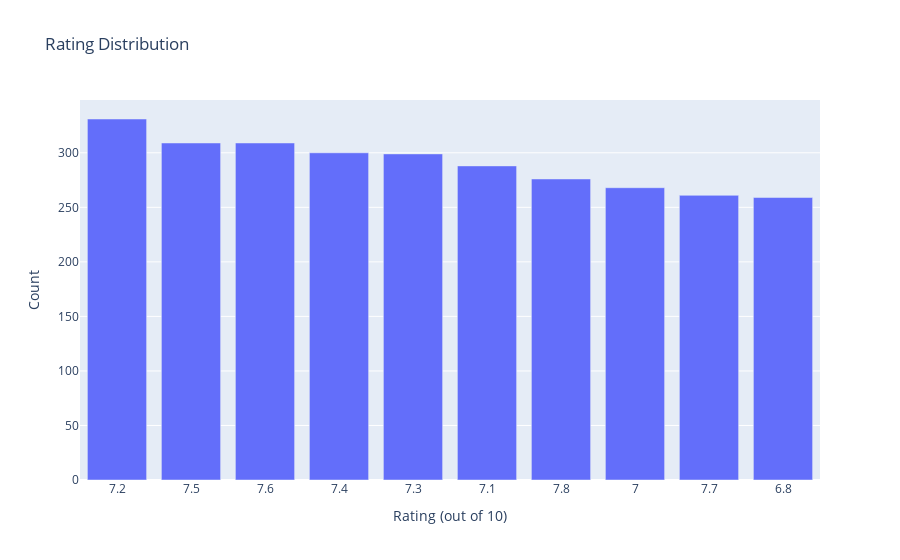

Notebook code cell kept with this figure:
### Code cell
fig = px.bar(data_frame = df['RATING'].value_counts().reset_index().head(10),
             x = 'index', y = 'RATING',
             title = 'Rating Distribution')

fig.update_yaxes(title = 'Count')

fig.update_xaxes(type ='category',
                 title = 'Rating (out of 10)')

fig.show()

### Figure 1 — Plotly figure (JSON) as saved in the notebook; plotly's stock layout.template omitted (floating-point values rounded to 4 significant figures)
{"data": [{"alignmentgroup": "True", "hovertemplate": "index=%{x}<br>RATING=%{y}<extra></extra>", "legendgroup": "", "marker": {"color": "#636efa", "pattern": {"shape": ""}}, "name": "", "offsetgroup": "", "orientation": "v", "showlegend": false, "textposition": "auto", "type": "bar", "x": [7.2, 7.5, 7.6, 7.4, 7.3, 7.1, 7.8, 7, 7.7, 6.8], "xaxis": "x", "y": [331, 309, 309, 300, 299, 288, 276, 268, 261, 259], "yaxis": "y"}], "layout": {"barmode": "relative", "legend": {"tracegroupgap": 0}, "title": {"text": "Rating Distribution"}, "xaxis": {"anchor": "y", "domain": [0, 1], "title": {"text": "Rating (out of 10)"}, "type": "category"}, "yaxis": {"anchor": "x", "domain": [0, 1], "title": {"text": "Count"}}}}
